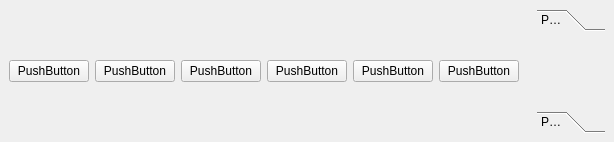
                   <widget class="QWidget" name="tab_8">
                    <attribute name="title">
                     <string>节目池</string>
                    </attribute>
                    <layout class="QVBoxLayout" name="verticalLayout_59">
                     <property name="spacing">
                      <number>0</number>
                     </property>
                     <property name="leftMargin">
                      <number>0</number>
                     </property>
                     <property name="topMargin">
                      <number>0</number>
                     </property>
                     <property name="rightMargin">
                      <number>0</number>
                     </property>
                     <property name="bottomMargin">
                      <number>0</number>
                     </property>
                     <item>
                      <widget class="QWidget" name="widget_81" native="true">
                       <layout class="QHBoxLayout" name="horizontalLayout_52">
                        <property name="spacing">
                         <number>0</number>
                        </property>
                        <property name="leftMargin">
                         <number>0</number>
                        </property>
                        <property name="topMargin">
                         <number>0</number>
                        </property>
                        <property name="rightMargin">
                         <number>0</number>
                        </property>
                        <property name="bottomMargin">
                         <number>0</number>
                        </property>
                        <item>
                         <widget class="QWidget" name="widget_592" native="true">
                          <layout class="QHBoxLayout" name="horizontalLayout_165">
                           <item>
                            <widget class="QPushButton" name="pushButton_217">
                             <property name="text">
                              <string>PushButton</string>
                             </property>
                            </widget>
                           </item>
                           <item>
                            <widget class="QPushButton" name="pushButton_218">
                             <property name="text">
                              <string>PushButton</string>
                             </property>
                            </widget>
                           </item>
                           <item>
                            <widget class="QPushButton" name="pushButton_219">
                             <property name="text">
                              <string>PushButton</string>
                             </property>
                            </widget>
                           </item>
                           <item>
                            <widget class="QPushButton" name="pushButton_220">
                             <property name="text">
                              <string>PushButton</string>
                             </property>
                            </widget>
                           </item>
                           <item>
                            <widget class="QPushButton" name="pushButton_221">
                             <property name="text">
                              <string>PushButton</string>
                             </property>
                            </widget>
                           </item>
                           <item>
                            <widget class="QPushButton" name="pushButton_222">
                             <property name="text">
                              <string>PushButton</string>
                             </property>
                            </widget>
                           </item>
                          </layout>
                         </widget>
                        </item>
                        <item>
                         <widget class="QStackedWidget" name="stackedWidget_14">
                          <property name="currentIndex">
                           <number>0</number>
                          </property>
                          <widget class="QWidget" name="page_119">
                           <layout class="QVBoxLayout" name="verticalLayout_112">
                            <item>
                             <widget class="QToolBox" name="toolBox_20">
                              <property name="currentIndex">
                               <number>0</number>
                              </property>
                              <widget class="QWidget" name="page_120">
                               <property name="geometry">
                                <rect>
                                 <x>0</x>
                                 <y>0</y>
                                 <width>98</width>
                                 <height>28</height>
                                </rect>
                               </property>
                               <attribute name="label">
                                <string>Page 1</string>
                               </attribute>
                              </widget>
                              <widget class="QWidget" name="page_121">
                               <property name="geometry">
                                <rect>
                                 <x>0</x>
                                 <y>0</y>
                                 <width>98</width>
                                 <height>28</height>
                                </rect>
                               </property>
                               <attribute name="label">
                                <string>Page 2</string>
                               </attribute>
                              </widget>
                             </widget>
                            </item>
                           </layout>
                          </widget>
                          <widget class="QWidget" name="page_122"/>
                         </widget>
                        </item>
                       </layout>
                      </widget>
                     </item>
                    </layout>
                   </widget>
